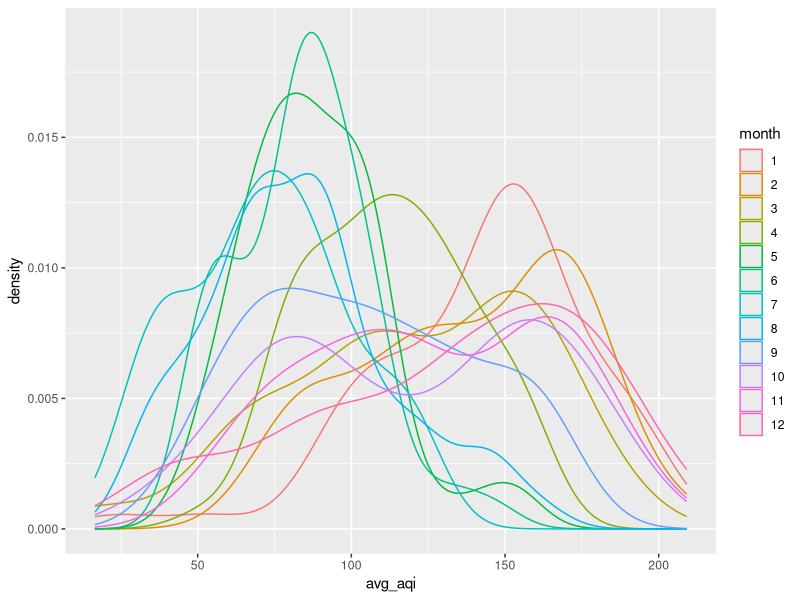
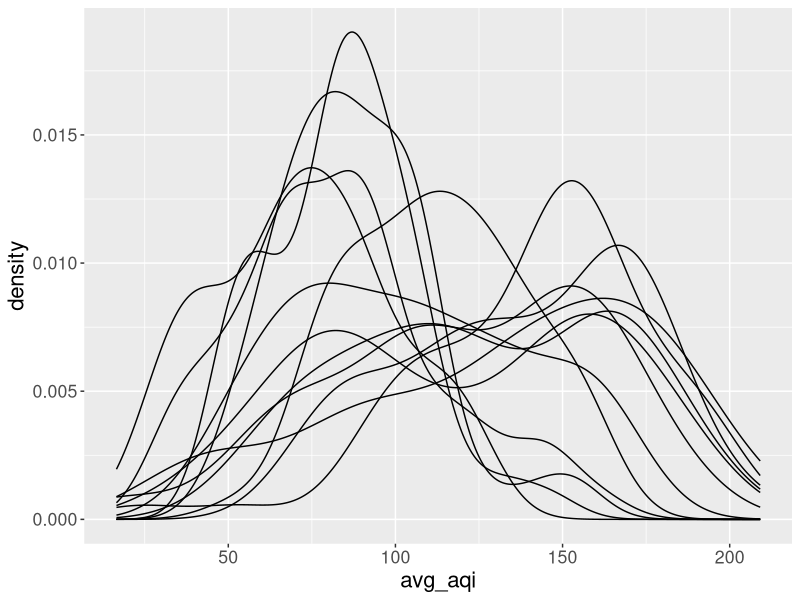
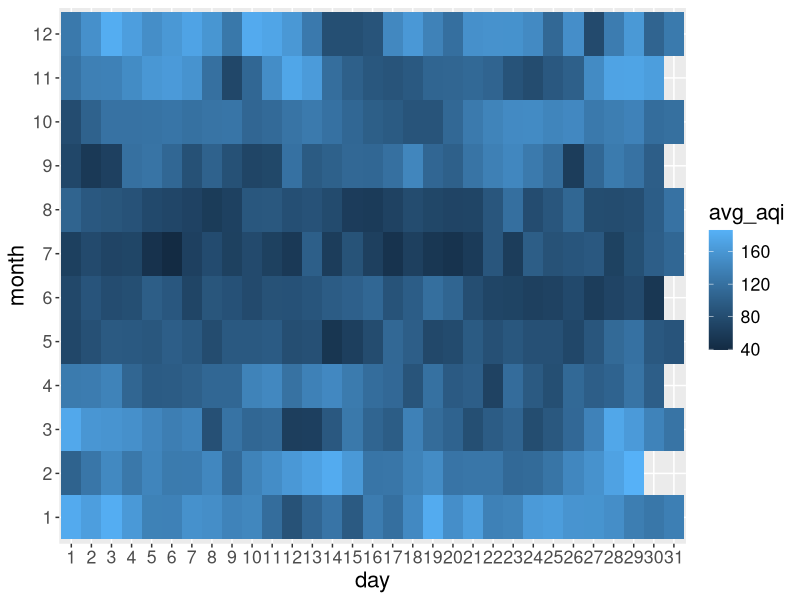
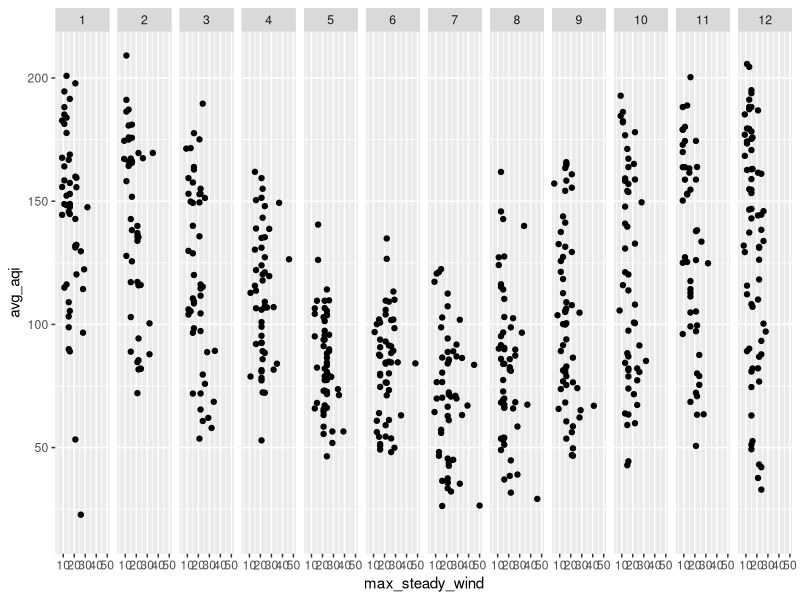
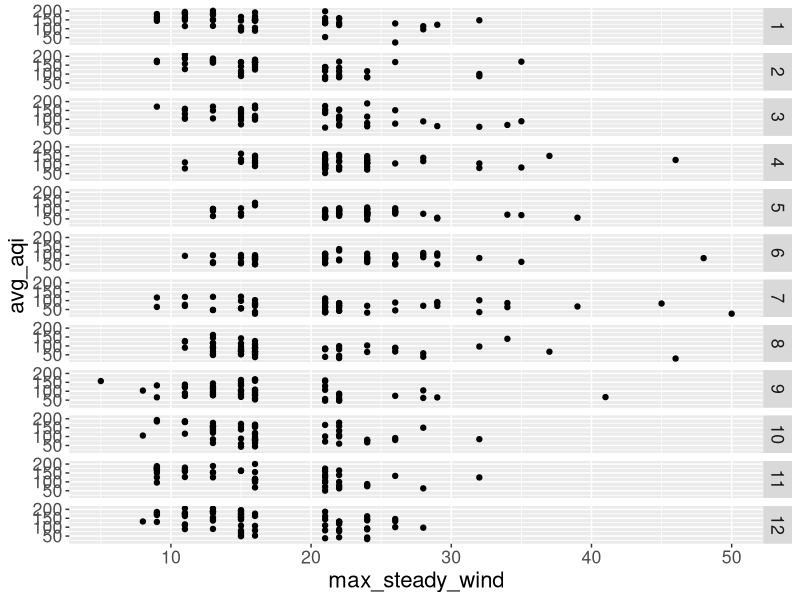
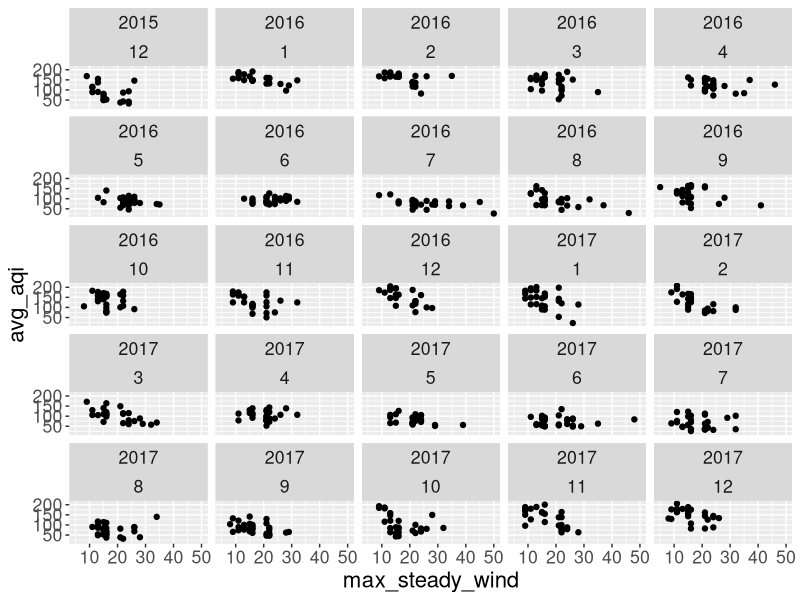
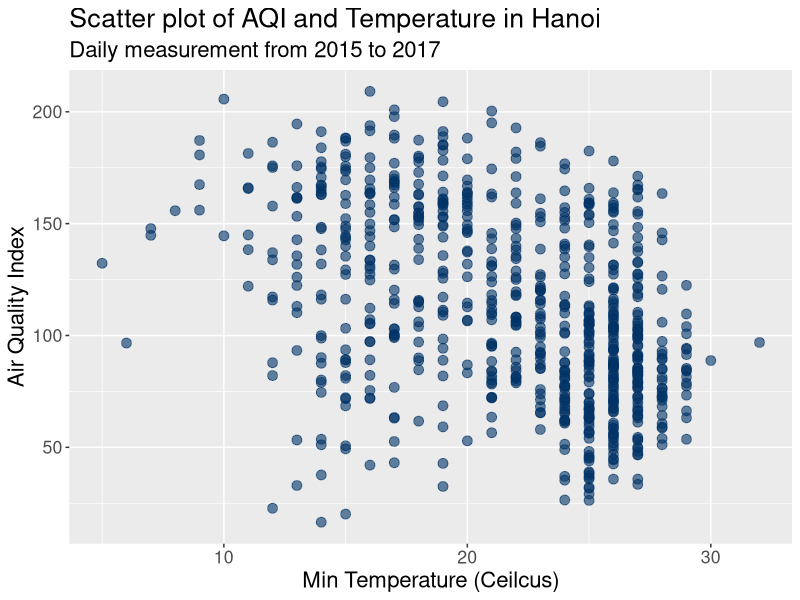
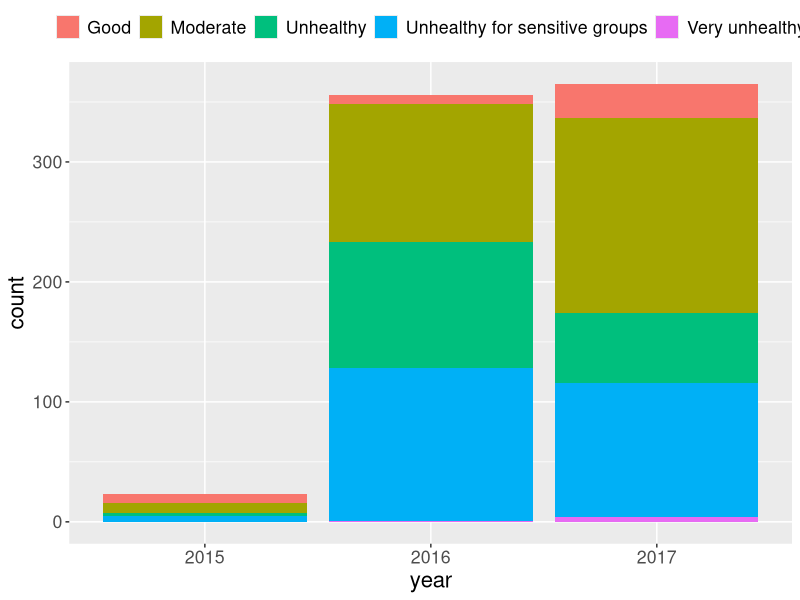

The R script that drew these images, in order:
## ---- chunk 1
options(htmltools.dir.version = FALSE, width = 90)
# knitr::opts_chunk$set(comment = "", message = FALSE, warning = FALSE, dev = "svg", fig.align = "center")
knitr::opts_chunk$set(fig.width=4.25, fig.height=3.5, fig.retina=3, fig.align = "center",
                      message=FALSE, warning=FALSE, cache = TRUE, 
                      autodep = TRUE, hiline=TRUE, dev = "svg")
library(readr)
library(dplyr)
library(ggplot2)
## ---- chunk 2
air_quality <- read_csv("air-quality.csv")
weather <- read_csv("hanoi_weather_history.csv")

air_quality <- air_quality %>%
    group_by(date, year, month, day) %>%
    summarise(avg_aqi = mean(aqi, na.rm = TRUE)) %>%
    ungroup() %>%
    left_join(
        select(weather, date, min_temp, max_temp,
               max_steady_wind, description)
        )

air_quality <- air_quality %>%
    mutate(month = factor(month),
           year = factor(year),
           day = factor(day))
## ---- chunk 3
knitr::kable(air_quality, format = "html")
## ---- chunk 4

## ---- chunk 5

## ---- chunk 6

## ---- chunk 7

## ---- chunk 8

## ---- chunk 9

## ---- chunk 10

## ---- chunk 11

## ---- chunk 12

## ---- chunk 13

## ---- chunk 14
head(colors(), 30) # print out the first 30 colors
## ---- chunk 15

## ---- chunk 16

## ---- chunk 17

## ---- chunk 18

## ---- chunk 19

## ---- chunk 20

## ---- chunk 21

## ---- chunk 22

## ---- chunk 23

## ---- chunk 24

## ---- chunk 25

## ---- chunk 26

## ---- chunk 27

## ---- chunk 28

## ---- chunk 29
ggplot(air_quality, aes(x = avg_aqi, color = month)) +
    geom_density()
## ---- chunk 30

## ---- chunk 31

## ---- chunk 32
ggplot(air_quality, aes(x = avg_aqi, group = month)) +
    geom_density() +
    theme(text = element_text(size = 16))
## ---- chunk 33

## ---- chunk 34

## ---- chunk 35

## ---- chunk 36

## ---- chunk 37

## ---- chunk 38

## ---- chunk 39
air_quality %>% 
    group_by(day, month) %>% 
    summarise(avg_aqi = median(avg_aqi, na.rm= TRUE)) %>% 
    ungroup() %>% 
    ggplot(aes(day, month, fill = avg_aqi)) +
    geom_tile() +
    theme(text = element_text(size = 16))
## ---- chunk 40

## ---- chunk 41

## ---- chunk 42

## ---- chunk 43

## ---- chunk 44

## ---- chunk 45
ggplot(air_quality, aes(max_steady_wind, avg_aqi)) +
    geom_point() +
    facet_grid(. ~ month)
    theme(text = element_text(size = 16))
## ---- chunk 46
ggplot(air_quality, aes(max_steady_wind, avg_aqi)) +
    geom_point() +
    facet_grid(month ~ .) +
    theme(text = element_text(size = 16))
## ---- chunk 47
ggplot(air_quality, aes(max_steady_wind, avg_aqi)) +
    geom_point() +
    facet_wrap(year ~ month) +
    theme(text = element_text(size = 16))
## ---- chunk 48
ggplot(air_quality, aes(x = min_temp, y = avg_aqi)) +
    geom_point(size = 3, alpha = 0.6, color = "#003366") +
    labs(title = "Scatter plot of AQI and Temperature in Hanoi",
         subtitle = "Daily measurement from 2015 to 2017",
         x = "Min Temperature (Ceilcus)",
         y = "Air Quality Index") +
    theme(text = element_text(size = 16))
## ---- chunk 49
categorise_aqi <- function(x, impute) {
    x[is.na(x)] <- impute
    x <- ceiling(x)
    if (x <= 50) return("Good")
    if (x >= 51 & x <= 100) return("Moderate")
    if (x >= 101 & x <= 150) return("Unhealthy for sensitive groups")
    if (x >= 151 & x <= 200) return("Unhealthy")
    if (x >= 201 & x <= 300) return("Very unhealthy")
    if (x > 300) return("Hazardous")
}
air_quality <- air_quality %>%
    mutate(aqi_categ = sapply(avg_aqi, categorise_aqi, median(air_quality$avg_aqi, na.rm = TRUE)))

air_quality <- air_quality %>%
    mutate(aqi_categ = factor(aqi_categ))
## ---- chunk 50
ggplot(air_quality, aes(year, fill = aqi_categ)) +
    geom_bar() +
    theme(text = element_text(size = 16)) +
    theme(legend.position = "top", legend.title = element_blank())
## ---- chunk 51
ggplot(air_quality, aes(year, fill = aqi_categ)) +
    geom_bar(position = "dodge") +
    theme(text = element_text(size = 16)) +
    theme(legend.position = "top", legend.title = element_blank())
## ---- chunk 52
ggplot(air_quality, aes(year, fill = aqi_categ)) +
    geom_bar(position = "dodge") +
    theme(text = element_text(size = 16)) +
    theme_bw() +
    theme(text = element_text(size = 16)) +
    theme(legend.position = "top", legend.title = element_blank())
## ---- chunk 53
ggplot(air_quality, aes(year, fill = aqi_categ)) +
    geom_bar(position = "dodge") +
    theme_bw() +
    scale_fill_manual(values = c("forestgreen", "yellow",
                                 "orange", "red",
                                 "purple", "brown")) +
    theme(text = element_text(size = 16)) +
    theme(legend.position = "top", legend.title = element_blank())
## ---- chunk 54
ggplot(air_quality, aes(factor(1), fill = aqi_categ)) +
    geom_bar(width = 1) +
    theme_bw() +
    scale_fill_manual(values = c("forestgreen", "yellow",
                                 "orange", "red",
                                 "purple", "brown")) +
    coord_polar(theta = "y") +
    labs(x = NULL, y = NULL) +
    theme(panel.border = element_blank()) +
    theme(text = element_text(size = 16)) +
    theme(legend.position = "top", legend.title = element_blank())
